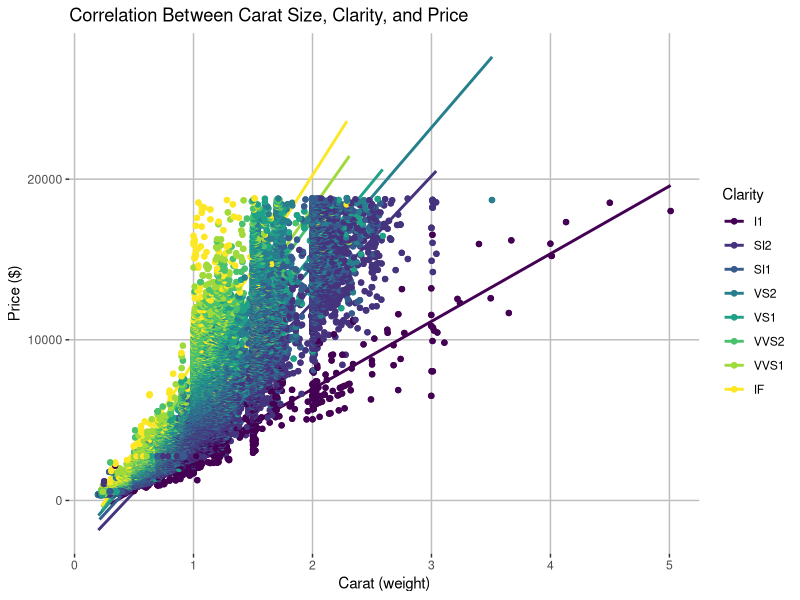
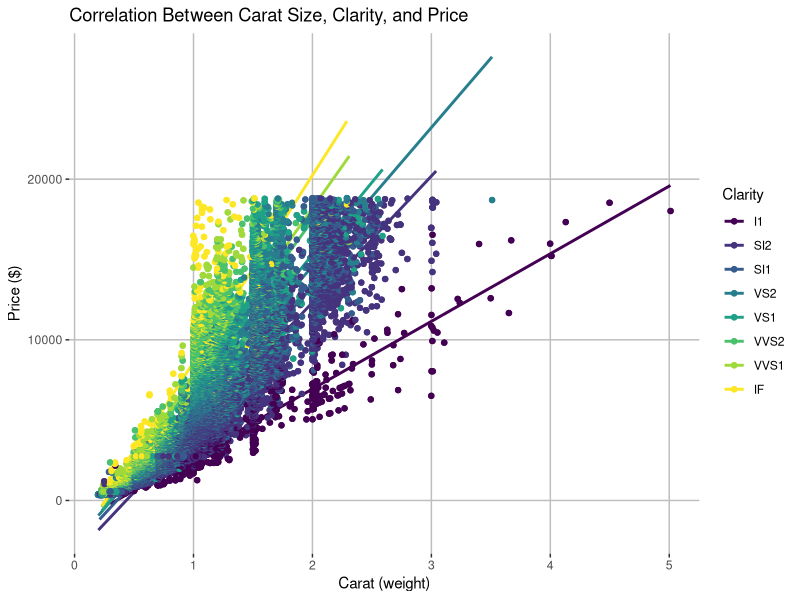

Recreate these plots in R, in order.
#import packages
library("tidyverse") #load the tidyverse package
diamonds #check to see if diamond dataframe is there
diamond_data = diamonds #reassign data name
diamond_data #print new variable to data

#
#plot the data
diamond_data_plot = diamond_data |> 
  #to ensure data accuracy row with missing variables are removed
  drop_na() |> 
  #create a plot that assigns x, y axis and clarity using geom point
  ggplot(mapping = aes(x = carat, y = price, color = clarity, background="white")) + 
  #choose the type of graph
  geom_point() + 
  geom_smooth(method ="lm", se = FALSE) + geom_jitter() +
  labs(title = "Correlation Between Carat Size, Clarity, and Price", y = "Price ($)", x= "Carat (weight)", color = "Clarity") +
  theme(panel.background = element_rect(fill = "white"), panel.grid.major = element_line(color = "gray"))


#saving the file with the width to match the height
ggsave(filename = "diamond_plot_final.png", plot = diamond_data_plot, width= 7, height = 7)

diamond_data_plot
